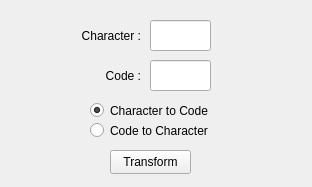
<?xml version="1.0" encoding="UTF-8"?>
<ui version="4.0">
 <class>Form</class>
 <widget class="QWidget" name="Form">
  <property name="enabled">
   <bool>true</bool>
  </property>
  <property name="geometry">
   <rect>
    <x>0</x>
    <y>0</y>
    <width>312</width>
    <height>187</height>
   </rect>
  </property>
  <property name="windowTitle">
   <string>ASCII Code Transformer</string>
  </property>
  <property name="windowIcon">
   <iconset>
    <normaloff>../../../../MinePicture/ico/文档.ico</normaloff>../../../../MinePicture/ico/文档.ico</iconset>
  </property>
  <widget class="QPushButton" name="pushButton">
   <property name="geometry">
    <rect>
     <x>110</x>
     <y>150</y>
     <width>81</width>
     <height>24</height>
    </rect>
   </property>
   <property name="text">
    <string>Transform</string>
   </property>
  </widget>
  <widget class="QLabel" name="label">
   <property name="geometry">
    <rect>
     <x>70</x>
     <y>20</y>
     <width>71</width>
     <height>31</height>
    </rect>
   </property>
   <property name="layoutDirection">
    <enum>Qt::LeftToRight</enum>
   </property>
   <property name="text">
    <string>Character :</string>
   </property>
   <property name="alignment">
    <set>Qt::AlignRight|Qt::AlignTrailing|Qt::AlignVCenter</set>
   </property>
  </widget>
  <widget class="QLabel" name="label_2">
   <property name="geometry">
    <rect>
     <x>80</x>
     <y>60</y>
     <width>61</width>
     <height>31</height>
    </rect>
   </property>
   <property name="layoutDirection">
    <enum>Qt::LeftToRight</enum>
   </property>
   <property name="text">
    <string>Code :</string>
   </property>
   <property name="alignment">
    <set>Qt::AlignRight|Qt::AlignTrailing|Qt::AlignVCenter</set>
   </property>
  </widget>
  <widget class="QLineEdit" name="line">
   <property name="geometry">
    <rect>
     <x>150</x>
     <y>20</y>
     <width>61</width>
     <height>31</height>
    </rect>
   </property>
  </widget>
  <widget class="QLineEdit" name="line_2">
   <property name="geometry">
    <rect>
     <x>150</x>
     <y>60</y>
     <width>61</width>
     <height>31</height>
    </rect>
   </property>
  </widget>
  <widget class="QRadioButton" name="radio">
   <property name="geometry">
    <rect>
     <x>90</x>
     <y>100</y>
     <width>141</width>
     <height>21</height>
    </rect>
   </property>
   <property name="layoutDirection">
    <enum>Qt::LeftToRight</enum>
   </property>
   <property name="text">
    <string>Character to Code</string>
   </property>
   <property name="checked">
    <bool>true</bool>
   </property>
  </widget>
  <widget class="QRadioButton" name="radio_2">
   <property name="geometry">
    <rect>
     <x>90</x>
     <y>120</y>
     <width>141</width>
     <height>21</height>
    </rect>
   </property>
   <property name="text">
    <string>Code to Character</string>
   </property>
  </widget>
 </widget>
 <resources/>
 <connections/>
</ui>
